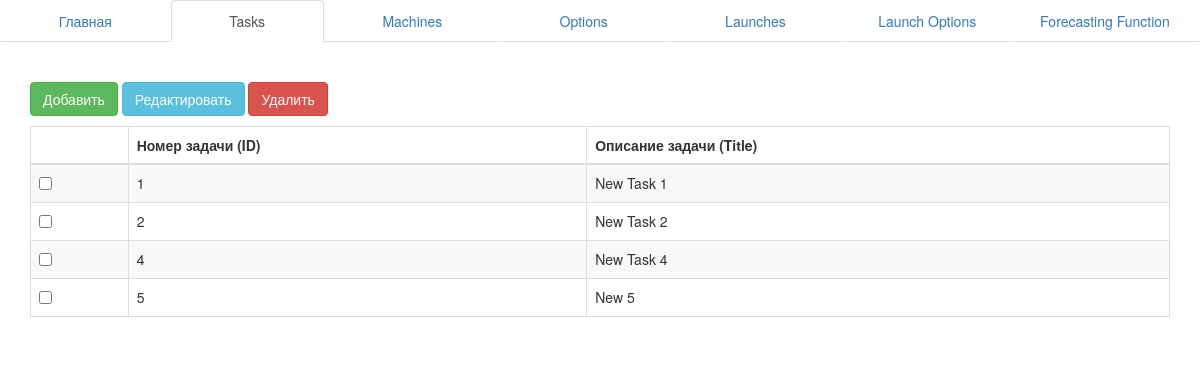
The page /editorDB/task on the database as committed earlier.
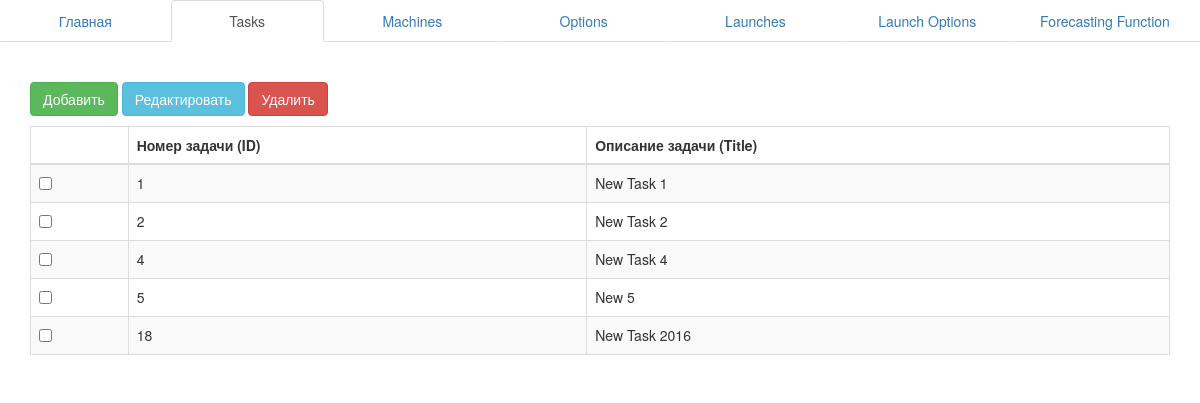
The same page on the database as committed later.
### editorDB/models.py (models this page shows, shortened)
class Task(models.Model):
	Title = models.CharField(max_length=30)
	class Meta():
		db_table = "Task"

### editorDB/views.py (the view)
# urls.py: url(r'^editorDB/task/(?P<tid>\d+)/savetask', views.savetask, name='savetask'),
def task(request):
	tasks = Task.objects.all()
	context = {'tasks': tasks}
	return render(request, 'task.html', context)

### editorDB/templates/task.html (shortened to what this page needs)
{% extends "base.html" %}
  {% block content %}
    <form name="form" method="post" id="form_id" action="">
      <p>
        <a href="{% url 'addtask' %}" class="btn btn-success" role="button">Добавить</a>
        <button type="button" class="btn btn-info" onclick="checkedit();">Редактировать</button>
        <button type="button" class="btn btn-danger" onclick="checkdel();">Удалить</button>
      </p>
      <table class="table table-striped table-bordered">
        <thead>
          <tr>
            <th> </th>
            <th>Номер задачи (ID)</th>
            <th>Описание задачи (Title)</th>
          </tr>
        </thead>
        <tbody>
          {% if tasks %}
            {% for task in tasks %}
              <tr>
                <td><input type="checkbox" id="check{{ forloop.counter }}" name="check" value="{{ task.id }}"></td>
                <td>{{ task.id }}</td>
                <td>{{ task.Title }}</td>
              </tr>
            {% endfor %}
          {% endif %}
        </tbody>
      </table>
    </form>
  {% endblock %}

### editorDB/templates/base.html (shortened to what this page needs)
<!DOCTYPE html>
<html lang="en">
  <head>
    <link rel="stylesheet" href="/static/css/bootstrap.min.css" media="screen">
    <link rel="stylesheet" type="text/css" href="/static/css/style.css">
  </head>
  <body onload="highlight()">
    <ul class="nav nav-tabs nav-justified">
      <li class="mainmenu"><a href="{% url 'index' %}">Главная</a></li>
      <li class="mainmenu"><a href="{% url 'task' %}">Tasks</a></li>
      <li class="mainmenu"><a href="{% url 'machine' %}">Machines</a></li>
      <li class="mainmenu"><a href="{% url 'option' %}">Options</a></li>
      <li class="mainmenu"><a href="{% url 'launch' %}">Launches</a></li>
      <li class="mainmenu"><a href="{% url 'lauopt' %}">Launch Options</a></li>
      <li class="mainmenu"><a href="{% url 'forecasting' %}">Forecasting Function</a></li>
    </ul>
    <div class="wrapper container">
      <header></header>
      <div class="content">
        {% block content %}
        {% endblock %}
      </div>
    </div>
  </body>
</html>

### editorDB/static/css/style.css (style rules this page uses)
header { padding: 20px 0; }
.content { text-align: left; }

Rows that differ between the two databases and show on the page:
added Task: id "18", Title "New Task 2016"
